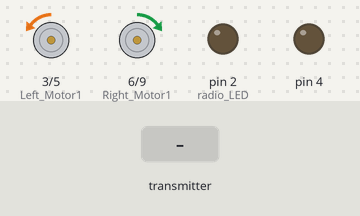
This sketch was run on a simulated Arduino Uno, built with avr-gcc and run on an emulated ATmega328P. On the bench: motor-driver pin pairs drawn as motors (green arrow = first pin HIGH = forward, orange = second pin HIGH = backward, longer = more drive), output pins drawn as LEDs (lit = HIGH). The test bench sets the inputs (shaded band). No radio packets arrive unless stated; what the sketch prints to the serial monitor is not drawn.

Above: at 3.2 s.
3.3 s: the transmitter starts sending x = 512
At 3.93 s:
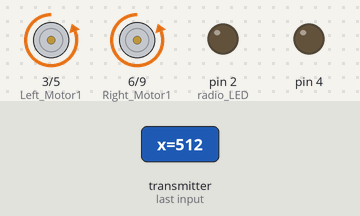
6.3 s: the transmitter starts sending y = 512
At 6.9 s:
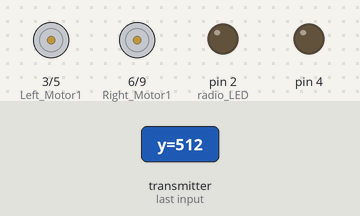
9.3 s: the transmitter starts sending x = 0
At 9.52 s:
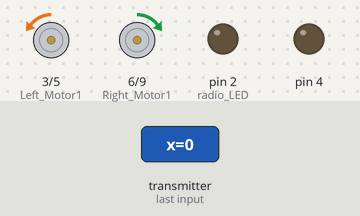
12.3 s: the transmitter starts sending x = 1023
At 12.5 s:
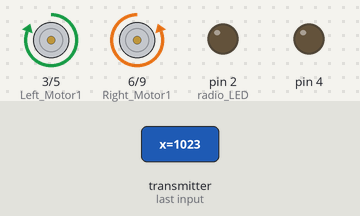
15.3 s: the transmitter starts sending x = 256
At 15.52 s:
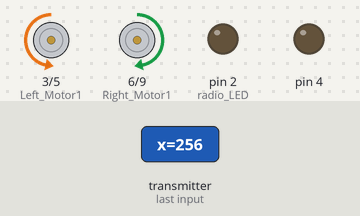
Timing chart, 0 to 18.3 s (numbered marks = the images above; inputs shaded):
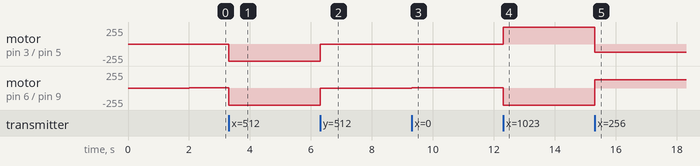

The sketch:

Receiver.ino
```cpp
#include<SPI.h>
#include<RF24.h>
#include "printf.h"

int Left_Motor1 = 3, Left_Motor2 = 5;
int Right_Motor1 = 6, Right_Motor2 = 9;
int forward = 0, reverse = 0, left = 0, right = 0;
int turn_speed = 255, throttle = 255;

int CE_PIN = 8, CSN_PIN = 10;
RF24 Radio(CE_PIN, CSN_PIN);
const uint64_t pipeIn = 0xABCDABCDE1LL;
int radio_LED = 2;

struct Data
{
  int x, y;
} data;

void setup()
{
  Serial.begin(115200);
  pinMode(4, OUTPUT);
  digitalWrite(4, LOW);
  init_radio();
}

void loop()
{
  get_radio_data();
  //  print_radio_data();
  get_speed();
  print_speed();
}
```

Motor.ino
```cpp
void get_speed()
{
  if (data.x < 501)
  {
    left = map(data.x, 500, 10, 0, turn_speed);
    right = 0;
    forward = 0;
    reverse = 0;
    Left();
  }
  else if (data.x > 540)
  {
    right = map(data.x, 541, 1023, 0, turn_speed);
    left = 0;
    forward = 0;
    reverse = 0;
    Right();
  }
  else if (data.y < 471)
  {
    reverse = map(data.y, 470, 0, 0, throttle);
    forward = 0;
    left = 0;
    right = 0;
    Reverse();
  }
  else if (data.y > 510)
  {
    forward = map(data.y, 511, 1023, 0, throttle);
    reverse = 0;
    left = 0;
    right = 0;
    Forward();
  }
  else
  {
    forward = 0;
    reverse = 0;
    left = 0;
    right = 0;
    Stop();
  }
}

void print_speed()
{
  Serial.print(forward);
  Serial.print("\t");
  Serial.print(reverse);
  Serial.print("\t");
  Serial.print(left);
  Serial.print("\t");
  Serial.print(right);
  Serial.print("\t");
}

void Forward()
{
  motor(forward, 0, forward, 0);
  Serial.println("Forward");
}
void Reverse()
{
  motor(0, reverse, 0, reverse);
  Serial.println("Reverse");
}
void Left()
{
  motor(0, left, left, 0);
  Serial.println("Left");
}
void Right()
{
  motor(right, 0, 0, right);
  Serial.println("Right");
}
void Stop()
{
  motor(0, 0, 0, 0);
  Serial.println("Stop");
}

void motor(int a, int b, int c, int d)
{
  analogWrite(Left_Motor1, a);
  analogWrite(Left_Motor2, b);
  analogWrite(Right_Motor1, c);
  analogWrite(Right_Motor2, d);
}
```

Radio.ino
```cpp
void init_radio()
{
  pinMode(radio_LED, OUTPUT);
  Radio.begin();
  printf_begin();
  Radio.setPALevel(RF24_PA_MIN);
  Radio.setDataRate(RF24_250KBPS);
  Radio.openReadingPipe(0, pipeIn);
  Radio.startListening();
  Radio.printDetails();
  delay(2000);
  data.x = 0;
  data.y = 0;
}

void get_radio_data()
{
  if (Radio.available())
  {
    Radio.read(&data, sizeof(data));
    digitalWrite(radio_LED, HIGH);
  }
  else
  {
    digitalWrite(radio_LED, LOW);
  }
}

void print_radio_data()
{
  Serial.print(data.x);
  Serial.print("\t");
  Serial.println(data.y);
}
```

Measured:
- after the input at 3.3 s, motor on pin 3 (Left_Motor1) / pin 5 (Left_Motor2): backward 4/255 → backward 255/255 at once; motor on pin 6 (Right_Motor1) / pin 9 (Right_Motor2): forward 4/255 → backward 255/255 at once
- after the input at 6.3 s, motor on pin 3 (Left_Motor1) / pin 5 (Left_Motor2), motor on pin 6 (Right_Motor1) / pin 9 (Right_Motor2): backward 255/255 → stopped at once
- after the input at 9.3 s, motor on pin 3 (Left_Motor1) / pin 5 (Left_Motor2): stopped → backward 4/255 at once; motor on pin 6 (Right_Motor1) / pin 9 (Right_Motor2): stopped → forward 4/255 at once
- after the input at 12.3 s, motor on pin 3 (Left_Motor1) / pin 5 (Left_Motor2): backward 4/255 → forward 255/255 at once; motor on pin 6 (Right_Motor1) / pin 9 (Right_Motor2): forward 4/255 → backward 255/255 at once
- after the input at 15.3 s, motor on pin 3 (Left_Motor1) / pin 5 (Left_Motor2): forward 255/255 → backward 126/255 at once; motor on pin 6 (Right_Motor1) / pin 9 (Right_Motor2): backward 255/255 → forward 126/255 at once
